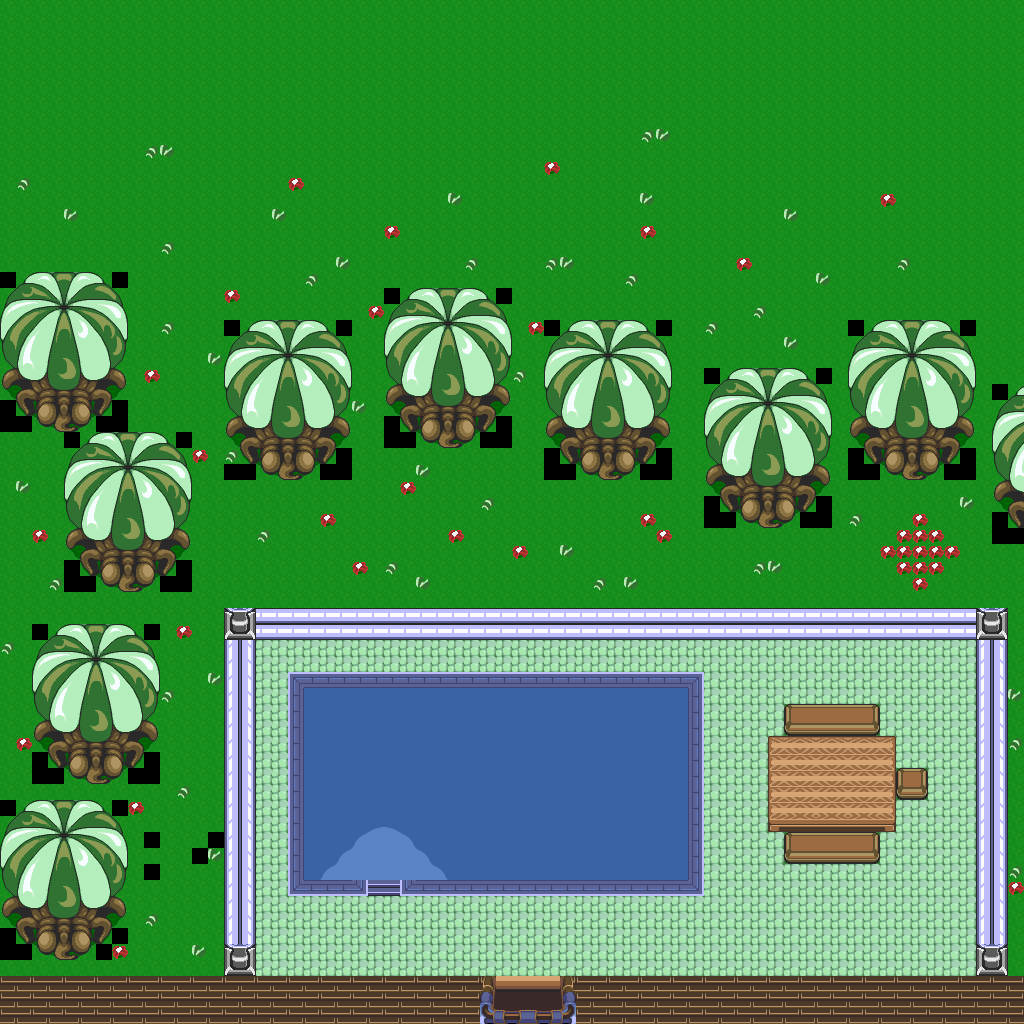

The image is a tile-based game level rendered from a .tmx file. Its description and source (layers, tilesets, objects; grid data summarised) follow:
An orthogonal 64x64 tile map with 16x16 px tiles, 1 tile layer (base), 2 hidden layers not drawn and 5 objects.

<map version="1.10" tiledversion="1.12.1" orientation="orthogonal" renderorder="right-down" width="64" height="64" tilewidth="16" tileheight="16" infinite="0" nextlayerid="4" nextobjectid="6">
 <tileset firstgid="1" source="../classiciphone_pics4.tsx" />
 <layer id="1" name="base" width="64" height="64">
  <data>[4096 cells, 4018 non-empty, 130 distinct tile ids]</data>
 </layer>
 <layer id="2" name="collision" width="64" height="64" visible="0">
  <properties><property name="collision" value="true" /></properties>
  <data>[4096 cells, 1019 non-empty, 1 distinct tile ids]</data>
 </layer>
 <layer id="3" name="water" width="64" height="64" visible="0">
  <properties><property name="terrain" value="water" /></properties>
  <data>[4096 cells, 288 non-empty, 1 distinct tile ids]</data>
 </layer>
 <objectgroup id="4" name="npcs">
  <object id="1" x="480.0" y="512.0" width="16" height="16">
   <properties>
    <property name="script" type="string">-- Auto-converted from GraalScript
-- join("level_nopk");</property>
   </properties>
  </object>
  <object id="2" x="224.0" y="576.0" width="16" height="16">
   <properties>
    <property name="gani" value="bluelampani.mng" />
    <property name="script" type="string">-- Auto-converted from GraalScript
-- //#CLIENTSIDE;
self.dontblock = true
-- drawoverplayer;</property>
   </properties>
  </object>
  <object id="3" x="224.0" y="912.0" width="16" height="16">
   <properties>
    <property name="gani" value="bluelampani.mng" />
    <property name="script" type="string">-- Auto-converted from GraalScript
-- //#CLIENTSIDE;
self.dontblock = true
-- drawoverplayer;</property>
   </properties>
  </object>
  <object id="4" x="976.0" y="912.0" width="16" height="16">
   <properties>
    <property name="gani" value="bluelampani.mng" />
    <property name="script" type="string">-- Auto-converted from GraalScript
-- //#CLIENTSIDE;
self.dontblock = true
-- drawoverplayer;</property>
   </properties>
  </object>
  <object id="5" x="976.0" y="576.0" width="16" height="16">
   <properties>
    <property name="gani" value="bluelampani.mng" />
    <property name="script" type="string">-- Auto-converted from GraalScript
-- //#CLIENTSIDE;
self.dontblock = true
-- drawoverplayer;</property>
   </properties>
  </object>
 </objectgroup>
</map>
